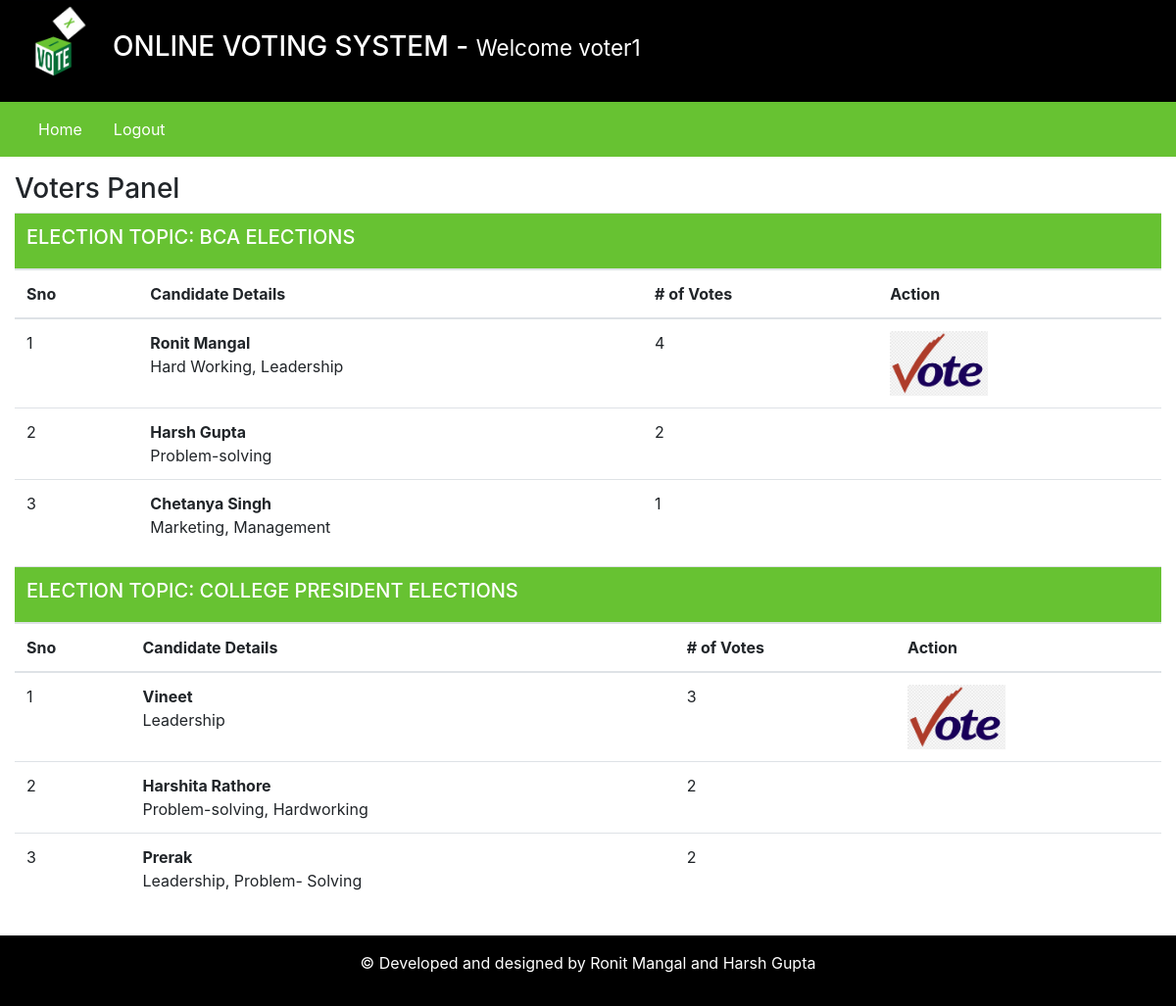
The app's page /voters/index.php (signed in) with its own data.
### tables this page shows
CREATE TABLE `elections` (
  `id` int(11) NOT NULL,
  `election_topic` varchar(255) DEFAULT NULL,
  `no_of_candidates` int(11) DEFAULT NULL,
  `starting_date` date DEFAULT NULL,
  `ending_date` date DEFAULT NULL,
  `status` varchar(45) DEFAULT NULL,
  `inserted_by` varchar(255) DEFAULT NULL,
  `inserted_on` date DEFAULT NULL
);

CREATE TABLE `candidate_details` (
  `id` int(11) NOT NULL,
  `election_id` int(11) DEFAULT NULL,
  `candidate_name` varchar(255) DEFAULT NULL,
  `candidate_details` text DEFAULT NULL,
  `inserted_by` varchar(255) DEFAULT NULL,
  `inserted_on` date DEFAULT NULL
);

### voters/index.php (the view, shortened to what this page needs)
<?php
    require_once("inc/header.php");
    require_once("inc/navigation.php");
?>
    <div class="row my-3">
        <div class="col-12">
            <h3> Voters Panel </h3>
            <?php
                $fetchingActiveElections = mysqli_query($db, "SELECT * FROM elections WHERE status = 'Active'") or die(mysqli_error($db));
                $totalActiveElections = mysqli_num_rows($fetchingActiveElections);
                if($totalActiveElections > 0)
                {
                    while($data = mysqli_fetch_assoc($fetchingActiveElections))
                    {
                        $election_id = $data['id'];
                        $election_topic = $data['election_topic'];
                ?>
                        <table class="table">
                            <thead>
                                <tr>
                                    <th colspan="4" class="bg-green text-white"><h5> ELECTION TOPIC: <?php echo strtoupper($election_topic); ?></h5></th>
                                </tr>
                                <tr>
                                    <th> Sno </th>
                                    <th> Candidate Details </th>
                                    <th> # of Votes </th>
                                    <th> Action </th>
                                </tr>
                            </thead>
                            <tbody>
                            <?php
                                $fetchingCandidates = mysqli_query($db, "SELECT * FROM candidate_details WHERE election_id = '". $election_id ."'") or die(mysqli_error($db));
                                $sno = 1;
                                while($candidateData = mysqli_fetch_assoc($fetchingCandidates))
                                {
                                    $candidate_id = $candidateData['id'];
                                    $fetchingVotes = mysqli_query($db, "SELECT * FROM votings WHERE candidate_id = '". $candidate_id . "'") or die(mysqli_error($db));
                                    $totalVotes = mysqli_num_rows($fetchingVotes);
                            ?>
                                    <tr>
                                        <td><?php echo $sno++; ?> </td>
                                        <td><?php echo "<b>" . $candidateData['candidate_name'] . "</b><br />" . $candidateData['candidate_details']; ?></td>
                                        <td><?php echo $totalVotes; ?></td>
                                        <td>
                                    <?php
                                            $checkIfVoteCasted = mysqli_query($db, "SELECT * FROM votings WHERE voters_id = '". $_SESSION['user_id'] ."' AND election_id = '". $election_id ."'") or die(mysqli_error($db));
                                           $isVoteCasted = mysqli_num_rows($checkIfVoteCasted);
                                           if($isVoteCasted > 0)
                                            {
                                                $voteCastedData = mysqli_fetch_assoc($checkIfVoteCasted);
                                                $voteCastedToCandidate = $voteCastedData['candidate_id'];
                                                if($voteCastedToCandidate == $candidate_id)
                                                {
                                    ?>
                                                     <img src="../assets/images/vote.png" width="100px;">
                                    <?php
                                                }
                                            }else {
                                    ?>
                                                <button class="btn btn-md btn-success" onclick="CastVote(<?php echo $election_id; ?>, <?php echo $candidate_id; ?>, <?php echo $_SESSION['user_id']; ?>)"> Vote </button>
                                    <?php
                                            }
                                    ?>
                                    </td>
                                    </tr>
                            <?php
                                }
                            ?>
                            </tbody>
                        </table>
                <?php
                    }
                }else {
                    echo "No any active election.";
                }
            ?>
        </div>
    </div>
<?php
    require_once("inc/footer.php");
?>

### voters/inc/header.php (shortened to what this page needs)
<!DOCTYPE html>
<html lang="en">
<head>
    <link rel="stylesheet" href="../assets/css/bootstrap.min.css">
    <link rel="stylesheet" href="../assets/css/style.css">
</head>
<body >
<div class="container-fluid">
        <div class="row bg-black text-white" style="background-color: #000;">
            <div class="col-1">
                <img src="../assets/images/giphy.gif" width="80px"/>
            </div>
            <div class="col-11 my-auto">
                <h3> ONLINE VOTING SYSTEM  - <small> Welcome  <?php echo $_SESSION['username']; ?></small> </h3>
            </div>
        </div>

### voters/inc/navigation.php (shortened to what this page needs)
<div class="row bg-green">
    <div class="col-12 bg-green">
    <nav class="navbar navbar-expand-lg navbar-light bg-green">
    <div class="collapse navbar-collapse" id="navbarSupportedContent">
        <ul class="navbar-nav mr-auto">
        <li class="nav-item">
            <a class="nav-link text-white mr-3" href="index.php">Home</a>
        </li>
        <li class="nav-item">
            <a class="nav-link text-white mr-3" href="../admin/logout.php">Logout</a>
        </li>
         </ul>
    </div>
    </nav>
</div>
</div>

### voters/inc/footer.php (shortened to what this page needs)
    <div class="row bg-black text-center text-white" style="background-color: #000;">
        <div class="col-12 my-3">
            <p> &copy; Developed and designed by Ronit Mangal and Harsh Gupta
            </p>
        </div>
    </div>
</div>
</body>
</html>

### assets/css/style.css (style rules this page uses)
.text-white { color: #fff; }
.bg-black { background-color: #000; }
.bg-green { background-color: #67C232; }

### records on screen
elections: election_topic "BCA ELECTIONS"
candidate_details: candidate_name "Ronit Mangal", candidate_details "Hard Working, Leadership", totalVotes "4"
candidate_details: candidate_name "Harsh Gupta", candidate_details "Problem-solving", totalVotes "2"
candidate_details: candidate_name "Chetanya Singh", candidate_details "Marketing, Management", totalVotes "1"
elections: election_topic "COLLEGE PRESIDENT ELECTIONS"
candidate_details: candidate_name "Vineet", candidate_details "Leadership", totalVotes "3"
candidate_details: candidate_name "Harshita Rathore", candidate_details "Problem-solving, Hardworking", totalVotes "2"
candidate_details: candidate_name "Prerak", candidate_details "Leadership, Problem- Solving", totalVotes "2"

### other values on screen
$_SESSION['username'] "voter1"
